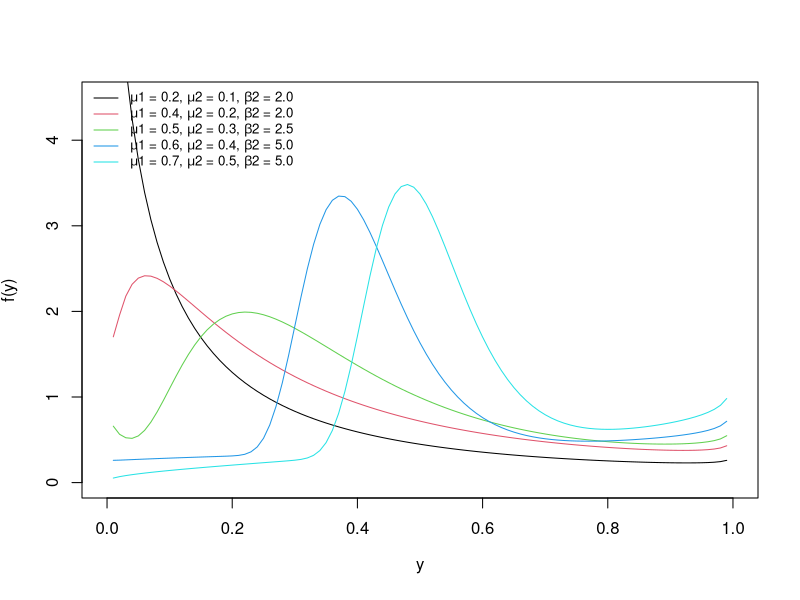
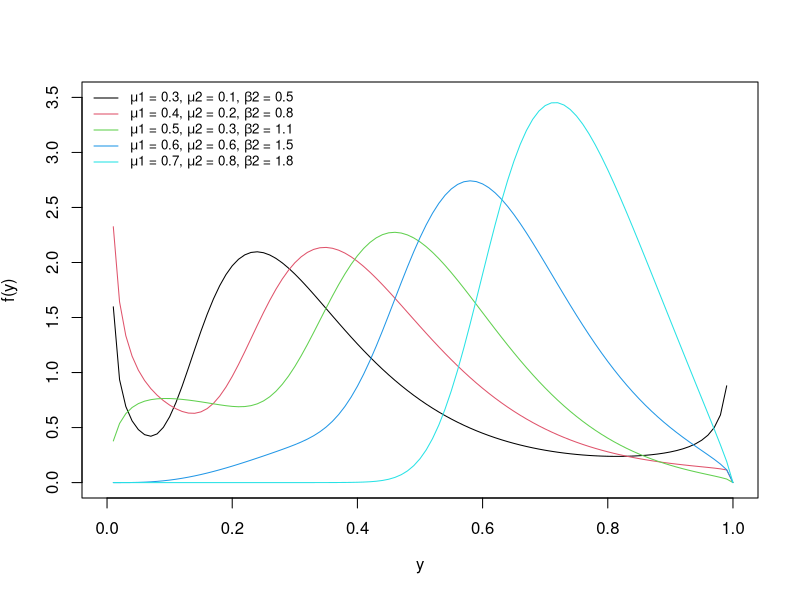
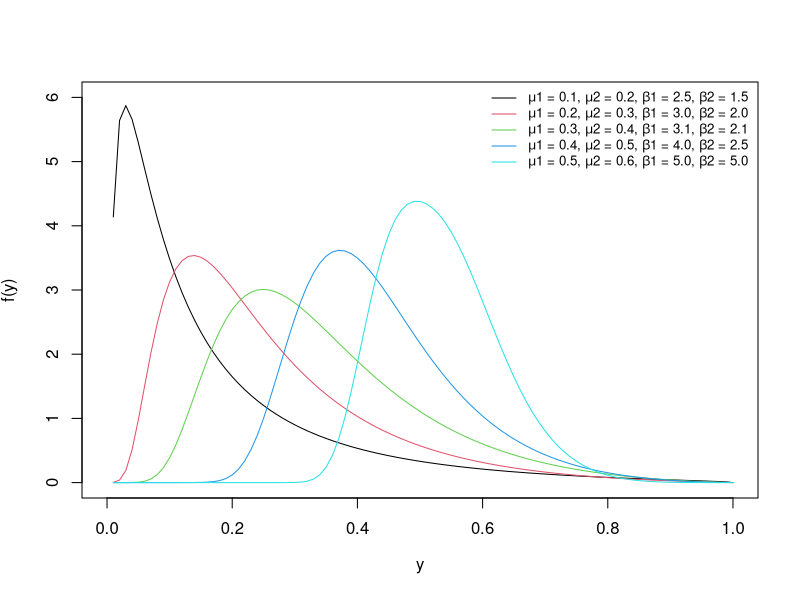
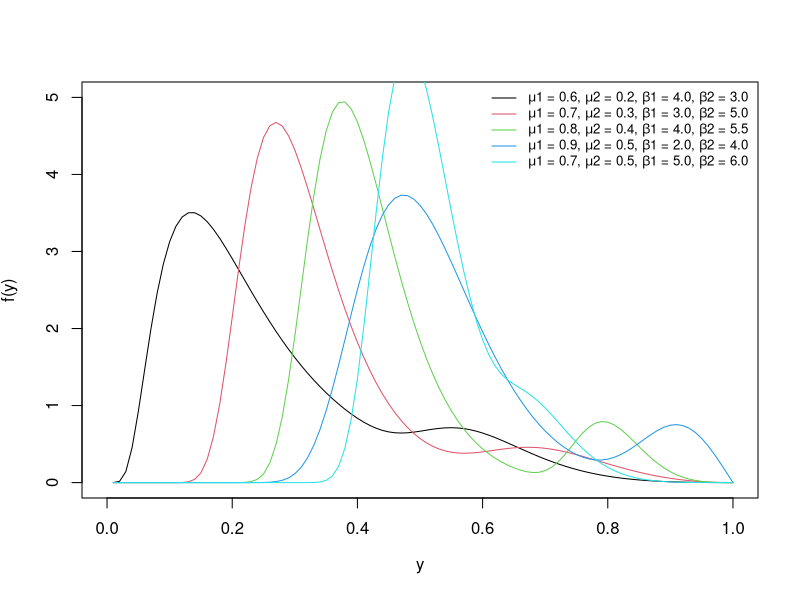

R code for these plots, in order:
####################################################
###############   Unit Weibull Mixture #############
####################################################
####################################################
#Inicializations
fromx=0
tox=1
p = 0.4
tau = 0.5
#Probability density function
f_UWUW<- function(y)
{
  (p*b1*log(tau)/(y*(log(l1)))*(log(y)/log(l1))^(b1-1)*tau^((log(y)/log(l1))^(b1)))+
    (1-p)*(b2*log(tau)/(y*(log(l2)))*(log(y)/log(l2))^(b2-1)*tau^((log(y)/log(l2))^(b2)))
  }
###############################################################################
# Information for the construction of Figure 4a of Section 4.
yliminf=0
ylimsup=4.5

l1 = 0.2
l2 = 0.1
b1 = 0.9
b2 = 2.0
curve(f_UWUW,from=fromx, to=tox, add = FALSE, lty= 1,xlab = expression("y"),
      ylab = expression("f(y)"),ylim =c(yliminf,ylimsup), col =1, lwd = 1) 

l1 = 0.4
l2 = 0.2
b1 = 0.9
b2 = 2.0
curve(f_UWUW,from=fromx, to=tox, add = TRUE, lty=1,
      ylab = expression("f(y)"),ylim =c(yliminf,ylimsup), col = 2, lwd = 1)

l1 = 0.5
l2 = 0.3
b1 = 0.9
b2 = 2.5
curve(f_UWUW,from=fromx, to=tox, add = TRUE, lty=1,
      ylab = expression("f(y)"),ylim =c(yliminf,ylimsup), col = 3, lwd = 1)

l1 = 0.6
l2 = 0.4
b1 = 0.9
b2 = 5.0
curve(f_UWUW,from=fromx, to=tox, add = TRUE, lty=1, ylab = expression("f(y)"),
      ylim =c(yliminf,ylimsup), col = 4, lwd = 1)

l1 = 0.7
l2 = 0.5
b1 = 0.9
b2 = 5.0
curve(f_UWUW,from=fromx, to=tox, add = TRUE, lty=1, ylab = expression("f(y)"),xlab = expression("y"),
      ylim =c(yliminf,ylimsup), col = 5, lwd = 1)
  

legend("topleft", c(expression(paste(mu,1, " = 0.2, ", mu,2, " = 0.1, ", beta,2,' = 2.0 ')),
                     c(expression(paste(mu,1, " = 0.4, ", mu,2, " = 0.2, ", beta,2,' = 2.0 ')),
                       c(expression(paste(mu,1, " = 0.5, ", mu,2, " = 0.3, ", beta,2,' = 2.5 ')),
                         c(expression(paste(mu,1, " = 0.6, ", mu,2, " = 0.4, ", beta,2,' = 5.0 ')),
                           c(expression(paste(mu,1, " = 0.7, ", mu,2, " = 0.5, ", beta,2,' = 5.0'))))))),
       col = c(1,2,3,4,5),
       lty= c(1,1,1,1,1),
       lwd = c(1,1,1,1,1), bty="n", cex = 0.8)
###############################################################################
###############################################################################
# Information for the construction of Figure 4b of Section 4.
yliminf=0
ylimsup=3.5
p = 0.6
tau = 0.5

l1 = 0.3
l2 = 0.1
b1 = 3.0
b2 = 0.5
curve(f_UWUW,from=fromx, to=tox, add = FALSE, lty= 1,xlab = expression("y"),
      ylab = expression("f(y)"),ylim =c(yliminf,ylimsup), col =1, lwd = 1) 

l1 = 0.4
l2 = 0.2
b1 = 3.0
b2 = 1.1
curve(f_UWUW,from=fromx, to=tox, add = TRUE, lty=1,
      ylab = expression("f(y)"),ylim =c(yliminf,ylimsup), col = 2, lwd = 1)

l1 = 0.5
l2 = 0.3
b1 = 3.0
b2 = 1.5
curve(f_UWUW,from=fromx, to=tox, add = TRUE, lty=1,
      ylab = expression("f(y)"),ylim =c(yliminf,ylimsup), col = 3, lwd = 1)

l1 = 0.6
l2 = 0.6
b1 = 3.0
b2 = 1.5
curve(f_UWUW,from=fromx, to=tox, add = TRUE, lty=1, ylab = expression("f(y)"),
      ylim =c(yliminf,ylimsup), col = 4, lwd = 1)

l1 = 0.7
l2 = 0.8
b1 = 3.0
b2 = 1.8
curve(f_UWUW,from=fromx, to=tox, add = TRUE, lty=1,
      ylab = expression("f(y)"),xlab = expression("y"),
      ylim =c(yliminf,ylimsup), col = 5, lwd = 1)


legend("topleft", c(expression(paste(mu,1, " = 0.3, ", mu,2, " = 0.1, ", beta,2,' = 0.5 ')),
                     c(expression(paste(mu,1, " = 0.4, ", mu,2, " = 0.2, ", beta,2,' = 0.8 ')),
                       c(expression(paste(mu,1, " = 0.5, ", mu,2, " = 0.3, ", beta,2,' = 1.1 ')),
                         c(expression(paste(mu,1, " = 0.6, ", mu,2, " = 0.6, ", beta,2,' = 1.5 ')),
                           c(expression(paste(mu,1, " = 0.7, ", mu,2, " = 0.8, ", beta,2,' = 1.8'))))))),
       col = c(1,2,3,4,5),
       lty= c(1,1,1,1,1),
       lwd = c(1,1,1,1,1), bty="n", cex = 0.8)

###############################################################################
###############################################################################
# Information for the construction of Figure 4c of Section 4.
yliminf=0
ylimsup=6
p = 0.8
tau = 0.5

l1 = 0.1
l2 = 0.2
b1 = 2.5
b2 = 1.5
curve(f_UWUW,from=fromx, to=tox, add = FALSE, lty= 1,xlab = expression("y"),
      ylab = expression("f(y)"),ylim =c(yliminf,ylimsup), col =1, lwd = 1) 

l1 = 0.2
l2 = 0.3
b1 = 3.0
b2 = 2.0
curve(f_UWUW,from=fromx, to=tox, add = TRUE, lty=1,
      ylab = expression("f(y)"),ylim =c(yliminf,ylimsup), col = 2, lwd = 1)

l1 = 0.3
l2 = 0.4
b1 = 3.1
b2 = 2.1
curve(f_UWUW,from=fromx, to=tox, add = TRUE, lty=1,
      ylab = expression("f(y)"),ylim =c(yliminf,ylimsup), col = 3, lwd = 1)

l1 = 0.4
l2 = 0.5
b1 = 4.0
b2 = 2.5
curve(f_UWUW,from=fromx, to=tox, add = TRUE, lty=1, ylab = expression("f(y)"),
      ylim =c(yliminf,ylimsup), col = 4, lwd = 1)

l1 = 0.5
l2 = 0.6
b1 = 5.0
b2 = 5.0
curve(f_UWUW,from=fromx, to=tox, add = TRUE, lty=1,
      ylab = expression("f(y)"),xlab = expression("y"),
      ylim =c(yliminf,ylimsup), col = 5, lwd = 1)


legend("topright", c(expression(paste(mu,1, " = 0.1, ", mu,2, " = 0.2, ", beta,1,' = 2.5, ', beta,2,' = 1.5 ')),
                     c(expression(paste(mu,1, " = 0.2, ", mu,2, " = 0.3, ", beta,1,' = 3.0, ', beta,2,' = 2.0 ')),
                       c(expression(paste(mu,1, " = 0.3, ", mu,2, " = 0.4, ", beta,1,' = 3.1, ', beta,2,' = 2.1 ')),
                         c(expression(paste(mu,1, " = 0.4, ", mu,2, " = 0.5, ", beta,1,' = 4.0, ', beta,2,' = 2.5 ')),
                           c(expression(paste(mu,1, " = 0.5, ", mu,2, " = 0.6, ", beta,1,' = 5.0, ', beta,2,' = 5.0'))))))),
       col = c(1,2,3,4,5),
       lty= c(1,1,1,1,1),
       lwd = c(1,1,1,1,1), bty="n", cex = 0.8)


###############################################################################
###############################################################################
# Information for the construction of Figure 4d of Section 4.
yliminf=0
ylimsup=5
p = 0.1
tau = 0.5

l1 = 0.6
l2 = 0.2
b1 = 4.0
b2 = 3.0
curve(f_UWUW,from=fromx, to=tox, add = FALSE, lty= 1,xlab = expression("y"),
      ylab = expression("f(y)"),ylim =c(yliminf,ylimsup), col =1, lwd = 1) 

l1 = 0.7
l2 = 0.3
b1 = 3.0
b2 = 5.0
curve(f_UWUW,from=fromx, to=tox, add = TRUE, lty=1,
      ylab = expression("f(y)"),ylim =c(yliminf,ylimsup), col = 2, lwd = 1)

l1 = 0.8
l2 = 0.4
b1 = 4.0
b2 = 5.5
curve(f_UWUW,from=fromx, to=tox, add = TRUE, lty=1,
      ylab = expression("f(y)"),ylim =c(yliminf,ylimsup), col = 3, lwd = 1)

l1 = 0.9
l2 = 0.5
b1 = 2.0
b2 = 4.0
curve(f_UWUW,from=fromx, to=tox, add = TRUE, lty=1, ylab = expression("f(y)"),
      ylim =c(yliminf,ylimsup), col = 4, lwd = 1)

l1 = 0.7
l2 = 0.5
b1 = 5.0
b2 = 6.0
curve(f_UWUW,from=fromx, to=tox, add = TRUE, lty=1,
      ylab = expression("f(y)"),xlab = expression("y"),
      ylim =c(yliminf,ylimsup), col = 5, lwd = 1)


legend("topright", c(expression(paste(mu,1, " = 0.6, ", mu,2, " = 0.2, ", beta,1,' = 4.0, ', beta,2,' = 3.0 ')),
                     c(expression(paste(mu,1, " = 0.7, ", mu,2, " = 0.3, ", beta,1,' = 3.0, ', beta,2,' = 5.0 ')),
                       c(expression(paste(mu,1, " = 0.8, ", mu,2, " = 0.4, ", beta,1,' = 4.0, ', beta,2,' = 5.5 ')),
                         c(expression(paste(mu,1, " = 0.9, ", mu,2, " = 0.5, ", beta,1,' = 2.0, ', beta,2,' = 4.0 ')),
                           c(expression(paste(mu,1, " = 0.7, ", mu,2, " = 0.5, ", beta,1,' = 5.0, ', beta,2,' = 6.0'))))))),
       col = c(1,2,3,4,5),
       lty= c(1,1,1,1,1),
       lwd = c(1,1,1,1,1), bty="n", cex = 0.8)


